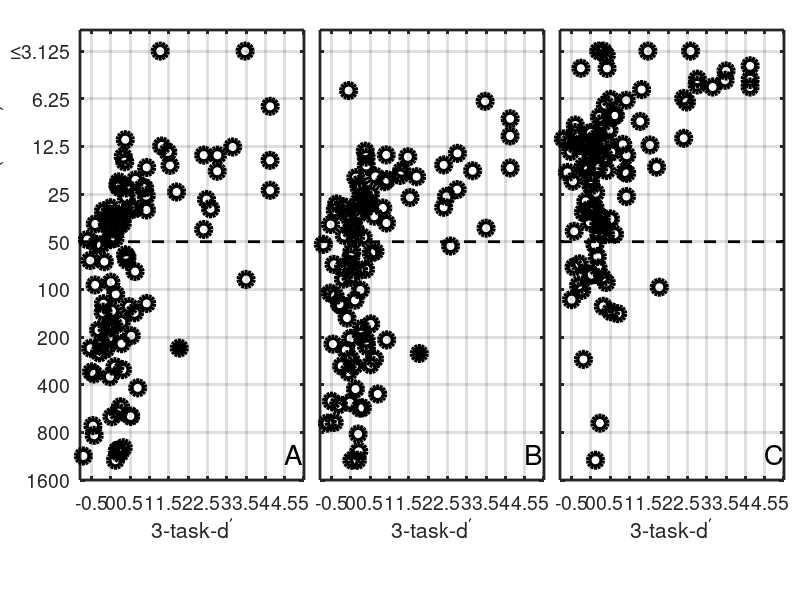

MATLAB code for this plot: (Note: this script raises an error after producing the figure.)
function genPlot3TaskVsPitchCompare
% plot the 3 conditions. y-axis ends at <= 3.125

load threshold
load dprimes

% load dannydata

% % individual plots
% makePlot(dprime,threshold(:,1));
% makePlot(dprime,threshold(:,2));
% makePlot(dprime,threshold(:,3));

% % subplots (1x3 plots of the Fixed,gap05,gap1 thresholds vs dp)
makeSubplot(dprime,threshold);

%% DANNY DATA

% % plot hist of dp along with what the dp distribution would look like if
% % remove thresholds above 50 cents
% 
% figure
% whichOnes = thresholdsPC < inf;
% myhist=histogram(TonalityD(whichOnes),10,'linewidth',2,'facecolor',[.7 .7 .7],'facealpha',1);
% get(myhist)
% whichOnes = thresholdsPC < 50;
% hold on
% histogram(TonalityD(whichOnes),'binedges',myhist.BinEdges+.04,'facecolor',[1 1 1],'facealpha',.7,'linewidth',2)
% xtick=-1:1:5;
% set(gca,'linewidth',2,'fontsize',18,'ytick',0:5:40)
% grid on
% box on
% xlim([-0.75,5])
% ylim([0,40])
% xticks(xtick)
% legend({'All listeners',sprintf('Listeners with\nthreshold <50cents')});
% ylabel('Number of listeners')
% xlabel('3-task-d^\prime')


%% JOSELYN DATA
% plot hist of dp along with what the dp distribution would look like if
% remove thresholds above 50 cents
% TonalityD = dprime;
% thresholdsPC = threshold(:,1);
figure
whichOnes = thresholdsPC < inf;
myhist=histogram(TonalityD(whichOnes),10,'linewidth',2,'facecolor',[.7 .7 .7],'facealpha',1);
get(myhist)
whichOnes = thresholdsPC < 50;
hold on
histogram(TonalityD(whichOnes),'binedges',myhist.BinEdges+.04,'facecolor',[1 1 1],'facealpha',.7,'linewidth',2)
xtick=-1:1:4;
set(gca,'linewidth',2,'fontsize',18,'ytick',0:5:40)
grid on
box on
xlim([-1,4.5])
ylim([0,35])
xticks(xtick)
legend({'All listeners',sprintf('Listeners with\nthreshold <50cents')});
ylabel('Number of listeners')
xlabel('3-task-d^\prime')

% histogram of thresholds per task
threshold(threshold<3.125) = 3.125;

low_threshold = threshold(:,1)<50;

threshold = log2(threshold);

binEdges = -log2([1600 800 400 200 100 50 25 12.5 6.25 3.125 3.125/2]);
xTicks = (-log2([1600 800 400 200 100 50 25 12.5 6.25 3.125]));
xTickVals = 2.^(-xTicks);
% figure
% hold
% histogram(-threshold(:,3),10,'BinEdges',binEdges,'linewidth',2);
% histogram(-threshold(:,2),10,'BinEdges',binEdges,'facecolor','y','linewidth',2)
% histogram(-threshold(:,1),10,'BinEdges',binEdges,'facecolor','g','linewidth',2)
% set(gca,'linewidth',2,'fontsize',15,'xtick',xTicks,'xticklabel',xTickVals)
% grid on
% box on
% legend({'Fixed','Gap-1','Gap-.5'})

% % bar grouped
% figure;
% counts = [1,4,7;1,9,7;1,13,12;5,10,13;11,13,11;16,25,25;20,21,19;27,3,3;13,1,0;4,0,2];
% bar(counts,'Grouped')
% set(gca,'linewidth',2,'fontsize',15,'xticklabel',xTickVals)
% legend({'Fixed','Gap-1','Gap-.5'})
% title('Histogram of thresholds. xticks refers to upper edge of threshold bin')

% % scatterplot gap-.5 vs fixed
% figure;
% scatter(-threshold(:,1),-threshold(:,3),100,'k','linewidth',4)
% hold on
% plot([-log2(1600) -log2(2.3)],[-log2(1600) -log2(2.3)],'k--','linewidth',2);
% xlabel('Gap-0.5 task threshold (cents)')
% ylabel('Fixed task threshold (cents)')
% set(gca,'xtick',xTicks,'ytick',xTicks,'xticklabel',xTickVals,'yticklabel',xTickVals,'fontsize',16,'linewidth',2)
% xlim([-log2(1600) -log2(2.3)]) 
% ylim([-log2(1600) -log2(2.3)])
% axis on 
% box on
% grid on
% % edit y-axis label to show <=3.125
% labels = strsplit(num2str(xTickVals));
% labels{10}='\leq3.125';
% xticklabels(labels);yticklabels(labels);

% ratios of the Fixed threshold to the Gap-0.5 threshold
ratios1 = threshold(:,3)./threshold(:,1);
ratios2 = threshold(:,3)./threshold(:,2);

% histogram of the LOG2 ratios of the Fixed threshold to the roved
% thresholds
logratios1 = log2(threshold(:,3)./threshold(:,1));
logratios2 = log2(threshold(:,3)./threshold(:,2));
figure;
hObj=histogram(logratios1,10,'linewidth',2,'facecolor',[.7 .7 .7],'facealpha',1);
hold on
get(hObj)
histogram(logratios2,'binedges',hObj.BinEdges+.04,'facecolor',[1 1 1],'linewidth',2,'facealpha',.7);
xlabel('Ratio of thresholds')
ylabel('Number of listeners');
legend({'"Fixed" to "Gap-0.5"','"Fixed" to "Gap-1"'});
set(gca,'fontsize',16,'linewidth',2)
axis on 
box on
grid on
xl=xticklabels;
new_xticklabels=cellfun(@str2num,xl);
new_xticklabels = 2.^(new_xticklabels);
xticklabels(new_xticklabels);
xlim([-2 1.2])
ylim([0 31])

disp('Log ratios 1, mean:');
mean(logratios1)
disp('Log ratios 1, std error:');
std(logratios1)./sqrt(length(logratios1))
disp('Log ratios 2, mean:');
mean(logratios2)
disp('Log ratios 2, std error:');
std(logratios2)./sqrt(length(logratios2))


%% same as above but separating participants based on roved threshold above/below 50 cents

% histogram of the LOG2 ratios of the Fixed threshold to the roved
% thresholds

logratios1_low = log2(threshold(low_threshold,3)./threshold(low_threshold,1));
logratios2_low = log2(threshold(low_threshold,3)./threshold(low_threshold,2));

logratios1_high = log2(threshold(~low_threshold,3)./threshold(~low_threshold,1));
logratios2_high = log2(threshold(~low_threshold,3)./threshold(~low_threshold,2));

disp('LOW thresholds...Log ratios 1, mean:');
mean(logratios1_low)
disp('Log ratios 1, std error:');
std(logratios1_low)./sqrt(length(logratios1_low))
disp('Log ratios 2, mean:');
mean(logratios2_low)
disp('Log ratios 2, std error:');
std(logratios2_low)./sqrt(length(logratios2_low))

disp('HIGH thresholds...Log ratios 1, mean:');
mean(logratios1_high)
disp('Log ratios 1, std error:');
std(logratios1_high)./sqrt(length(logratios1_high))
disp('Log ratios 2, mean:');
mean(logratios2_high)
disp('Log ratios 2, std error:');
std(logratios2_high)./sqrt(length(logratios2_high))

% unequal variance ttest
disp('Log ratio 1');
[H,P,CI,STATS] = ttest2(logratios1_low,logratios1_high,'vartype','unequal');
% t = 2.3418, df = 93.2029, p = 0.0213
disp('Log ratio 2');
[H,P,CI,STATS] = ttest2(logratios2_low,logratios2_high,'vartype','unequal');
% t = .2068, df = 96.72, p = 0.8366

figure;
hObj=histogram(logratios1_low,10,'linewidth',2,'facecolor',[.7 .7 .7],'facealpha',1);
hold on
get(hObj)
histogram(logratios2_low,'binedges',hObj.BinEdges+.04,'facecolor',[1 1 1],'linewidth',2,'facealpha',.7);
xlabel('Ratio of thresholds')
ylabel('Number of listeners');
title('Low thresholds');
legend({'"Fixed" to "Gap-0.5"','"Fixed" to "Gap-1"'});
set(gca,'fontsize',16,'linewidth',2)
axis on 
box on
grid on
xl=xticklabels;
new_xticklabels=cellfun(@str2num,xl);
new_xticklabels = 2.^(new_xticklabels);
xticklabels(new_xticklabels);
xlim([-2 1.2])
ylim([0 31])

figure;
hObj=histogram(logratios1_high,10,'linewidth',2,'facecolor',[.7 .7 .7],'facealpha',1);
hold on
get(hObj)
histogram(logratios2_high,'binedges',hObj.BinEdges+.04,'facecolor',[1 1 1],'linewidth',2,'facealpha',.7);
xlabel('Ratio of thresholds')
ylabel('Number of listeners');
title('High thresholds');
legend({'"Fixed" to "Gap-0.5"','"Fixed" to "Gap-1"'});
set(gca,'fontsize',16,'linewidth',2)
axis on 
box on
grid on
xl=xticklabels;
new_xticklabels=cellfun(@str2num,xl);
new_xticklabels = 2.^(new_xticklabels);
xticklabels(new_xticklabels);
xlim([-2 1.2])
ylim([0 31])

end

function makePlot(TonalityD,thresholdsPC)
% individual plots

thresholdsPC(thresholdsPC<3.125) = 3.125;

figure

log2Thresholds = log2(thresholdsPC);
hold on
plot([-.8 5],-log2(50)*[1 1],'k--','linewidth',2)
scatter(TonalityD,-log2Thresholds,100,'k','linewidth',4)
whichOnes = thresholdsPC > 100 & TonalityD > 1;
plot(TonalityD(whichOnes),-log2Thresholds(whichOnes),'ko','linewidth',4,'markerfacecolor','k')
% yVals = round(2.^(1:.25:3.5));
% yTicks = -log2([1600 800 400 200 100 50 25 12.5 6.25 3.125 1.5625])
yTicks = -log2([1600 800 400 200 100 50 25 12.5 6.25 3.125]);
yTickVals = 2.^(-yTicks);
xTicks = -.5:.5:5;
set(gca,'xtick',xTicks,'ytick',yTicks,'yticklabel',yTickVals,'fontsize',16,'linewidth',2)
ylim([-log2(1600) -log2(2.3)]) % I extended the upper limit a little to allow some space
xlim([-.8 5])
axis on
box on
grid on
xlabel('3-task-d^\prime')
ylabel('Pitch-difference threshold (cents)')

% edit y-axis label to show <=3.125
labels = strsplit(num2str(yTickVals));
labels{10}='\leq3.125';
yticklabels(labels);

end

function makeSubplot(TonalityD,thresholdsPC)
% 3-in-1 plot

fontSize = 14;
y = .2;
wd = .28;
ht = .75;

thresholdsPC(thresholdsPC<3.125) = 3.125;

figure('Renderer', 'painters', 'units','normalized','Position', [0 .3 1 .6])

log2Thresholds = log2(thresholdsPC);

% subplot 1
subplot('Position',[.1 y wd ht]);
hold on
plot([-.8 5],-log2(50)*[1 1],'k--','linewidth',2)
scatter(TonalityD,-log2Thresholds(:,1),100,'k','linewidth',4)
whichOnes = thresholdsPC(:,1) > 100 & TonalityD > 1;
plot(TonalityD(whichOnes),-log2Thresholds(whichOnes,1),'ko','linewidth',4,'markerfacecolor','k')
% yVals = round(2.^(1:.25:3.5));
% yTicks = -log2([1600 800 400 200 100 50 25 12.5 6.25 3.125 1.5625])
yTicks = -log2([1600 800 400 200 100 50 25 12.5 6.25 3.125]);
yTickVals = 2.^(-yTicks);
xTicks = -.5:.5:5;
set(gca,'xtick',xTicks,'ytick',yTicks,'yticklabel',yTickVals,'fontsize',fontSize,'linewidth',2)
ylim([-log2(1600) -log2(2.3)]) % I extended the upper limit a little to allow some space
xlim([-.8 5])
axis on
box on
grid on
xlabel('3-task-d^\prime')
ylabel('Pitch-difference threshold (cents)')

% edit y-axis label to show <=3.125
labels = strsplit(num2str(yTickVals));
labels{10}='\leq3.125';
yticklabels(labels);

text(4.5,-10.1,'A','fontsize',20)

% subplot 2
subplot('Position',[.12+wd y wd ht]);
hold on
plot([-.8 5],-log2(50)*[1 1],'k--','linewidth',2)
scatter(TonalityD,-log2Thresholds(:,2),100,'k','linewidth',4)
whichOnes = thresholdsPC(:,2) > 100 & TonalityD > 1;
plot(TonalityD(whichOnes),-log2Thresholds(whichOnes,2),'ko','linewidth',4,'markerfacecolor','k')
% yVals = round(2.^(1:.25:3.5));
% yTicks = -log2([1600 800 400 200 100 50 25 12.5 6.25 3.125 1.5625])
yTicks = -log2([1600 800 400 200 100 50 25 12.5 6.25 3.125]);
yTickVals = 2.^(-yTicks);
xTicks = -.5:.5:5;
set(gca,'xtick',xTicks,'ytick',yTicks,'yticklabel',{},'fontsize',fontSize,'linewidth',2)
ylim([-log2(1600) -log2(2.3)]) % I extended the upper limit a little to allow some space
xlim([-.8 5])
axis on
box on
grid on
xlabel('3-task-d^\prime')

text(4.5,-10.1,'B','fontsize',20)

% subplot 3
subplot('Position',[.14+wd+wd y wd ht]);
hold on
plot([-.8 5],-log2(50)*[1 1],'k--','linewidth',2)
scatter(TonalityD,-log2Thresholds(:,3),100,'k','linewidth',4)
whichOnes = thresholdsPC(:,3) > 100 & TonalityD > 1;
plot(TonalityD(whichOnes),-log2Thresholds(whichOnes,3),'ko','linewidth',4,'markerfacecolor','k')
% yVals = round(2.^(1:.25:3.5));
% yTicks = -log2([1600 800 400 200 100 50 25 12.5 6.25 3.125 1.5625])
yTicks = -log2([1600 800 400 200 100 50 25 12.5 6.25 3.125]);
yTickVals = 2.^(-yTicks);
xTicks = -.5:.5:5;
set(gca,'xtick',xTicks,'ytick',yTicks,'yticklabel',{},'fontsize',fontSize,'linewidth',2)
ylim([-log2(1600) -log2(2.3)]) % I extended the upper limit a little to allow some space
xlim([-.8 5])
axis on
box on
grid on
xlabel('3-task-d^\prime')

text(4.5,-10.1,'C','fontsize',20)

end

